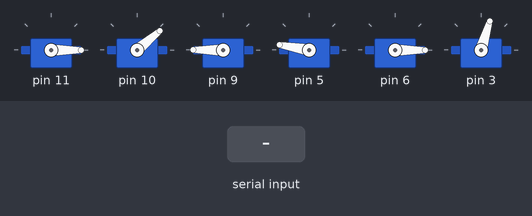
This sketch was run on a simulated Arduino Uno, built with avr-gcc and run on an emulated ATmega328P. Parts: 6 × servo. Inputs (shaded band) come from the test bench. What the sketch prints to the serial monitor is not drawn.

Above: at 0.1 s.
At 8.8 s:
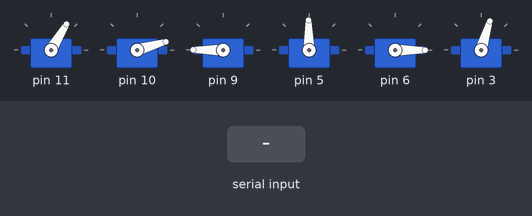
8.9 s: "s" received over Serial
At 10.8 s:
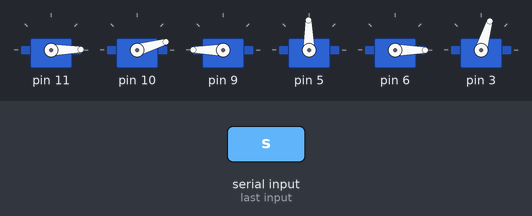
11.9 s: "g" received over Serial
Timing chart, 0 to 14.9 s (numbered marks = the images above; inputs shaded):
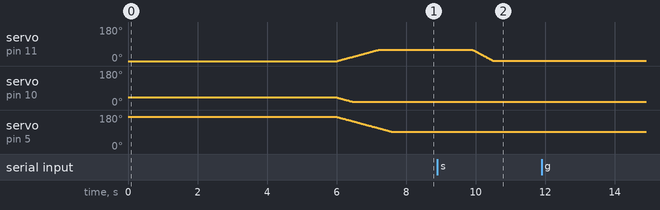

The sketch:

robo_gripper.ino
```cpp
#include <Braccio.h>
#include <Servo.h>

#define MOTOR_COUNT 6
#define VERTICAL_COUNT 3

#define SUCCESS 200
#define NOT_FOUND 404
#define FORBIDDEN 403
#define INTERNAL_ERROR 500

#define IGNORE_CODE 666

Servo base;
Servo shoulder;
Servo elbow;
Servo wrist_rot;
Servo wrist_ver;
Servo gripper;

int pos[MOTOR_COUNT] = {60,  15, 180, 90, 0,  73};
int max_min[MOTOR_COUNT][2] = {{0, 180}, {15, 165}, {0, 180}, {0, 180}, {0, 180}, {10, 73}};
int vertical_Motors[VERTICAL_COUNT] = {1, 2, 3};


int goToAngel(int servo, int angel) {
  if (servo >= MOTOR_COUNT || servo < 0) return NOT_FOUND;

  if (angel < max_min[servo][0])
  {
    pos[servo] = max_min[servo][0];
    return FORBIDDEN;
  }

  if (angel > max_min[servo][1])
  {
    pos[servo] = max_min[servo][1];
    return FORBIDDEN;
  }

  pos[servo] = angel;
  return SUCCESS;
}


int vertical(int step_) {
  if (step_ == 0) return SUCCESS;

  int ranges[VERTICAL_COUNT];
  byte winkelsumme = 195;
  int error_code = SUCCESS;

  int total_range = 0;
  bool dir = step_ > 0;

  for (byte i = 0; i < VERTICAL_COUNT; i++) {
    byte index = vertical_Motors[i];

    // if step is bigger than 0 get the upper bound else the lower one
    int bound = max_min[index][(int) dir];

    // compute range of this motor
    ranges[i] = bound - pos[index];

    // add the range to total
    total_range += ranges[i];
  }

  float factor = (float) step_ / (float) total_range;
  if (factor > 1.0) {
    factor = 1.0;
    error_code = FORBIDDEN;
  }

  for (byte i = 0; i < VERTICAL_COUNT; i++) {
    byte index = vertical_Motors[i];
    pos[index] += (int) (factor * (float) step_);
  }

  for (int i = 0; i < 6; i++) {
    if (pos[i] < max_min[i][0]) {
      pos[i] = max_min[i][0];
      error_code = INTERNAL_ERROR;
    } else if (pos[i] > max_min[i][1]) {
      pos[i] = max_min[i][1];
      error_code = INTERNAL_ERROR;
    }
  }

  return error_code;
}

int up(byte step_) {
  return vertical((int)step_);
}

int down(byte step_) {
  return vertical(-((int)step_));
}

int get_position() {
  Serial.print(SUCCESS);
  Serial.print((char) MOTOR_COUNT);

  for (int i = 0; i < MOTOR_COUNT; i++)
  {
    Serial.print((char) pos[i]);
  }
}

int set_height(byte height) {

}

int set_angle(byte angle) {
  // total sum = 285
  // m1 = angle
  // m2 = 180 - angle
  // m3 = 285 - (angle + 180 - angle)
}

int execute(String input) {
  if (input[0] == 'u') return down(input[1]);
  if (input[0] == 'd') return down(input[1]);
  if (input[0] == 's') return goToAngel(input[1], input[2]);
  if (input[0] == 'g') get_position(); return IGNORE_CODE;

  if (input[0] == 'p')
  {
    int error_code = 202;
    for (int i = 0; i < MOTOR_COUNT; i++) {
      int current_error_code = goToAngel(i, input[i + 1]);
      if (current_error_code != 202) {
        error_code = current_error_code;
      }
    }

    return error_code;
  }
}


void setup() {
  Braccio.begin();
  Serial.begin(9600);
  Braccio.ServoMovement(20, pos[0], pos[1], pos[2], pos[3], pos[4], pos[5]);
  Serial.print("202");
}

void loop() {
  if (Serial.available() > 0) {
    int error_code = execute(Serial.readString());
    if (IGNORE_CODE != error_code) {
      Serial.print(error_code);
    }

    for (int i = 0; i < 6; i++) {
      if (pos[i] < max_min[i][0]) {
        pos[i] = max_min[i][0];
        error_code = INTERNAL_ERROR;
      } else if (pos[i] > max_min[i][1]) {
        pos[i] = max_min[i][1];
        error_code = INTERNAL_ERROR;
      }
    }
    Braccio.ServoMovement(10, pos[0], pos[1], pos[2], pos[3], pos[4], pos[5]);
  }

  /*
    Step Delay: a milliseconds delay between the movement of each servo.  Allowed values from 10 to 30 msec.
    M1=base degrees. Allowed values from 0 to 180 degrees
    M2=shoulder degrees. Allowed values from 15 to 165 degrees
    M3=elbow degrees. Allowed values from 0 to 180 degrees
    M4=wrist vertical degrees. Allowed values from 0 to 180 degrees
    M5=wrist rotation degrees. Allowed values from 0 to 180 degrees
    M6=gripper degrees. Allowed values from 10 to 73 degrees. 10: the toungue is open, 73: the gripper is closed.
  */
}
```

Measured:
- after the input at 11.9 s, every drawn part: stays the same
